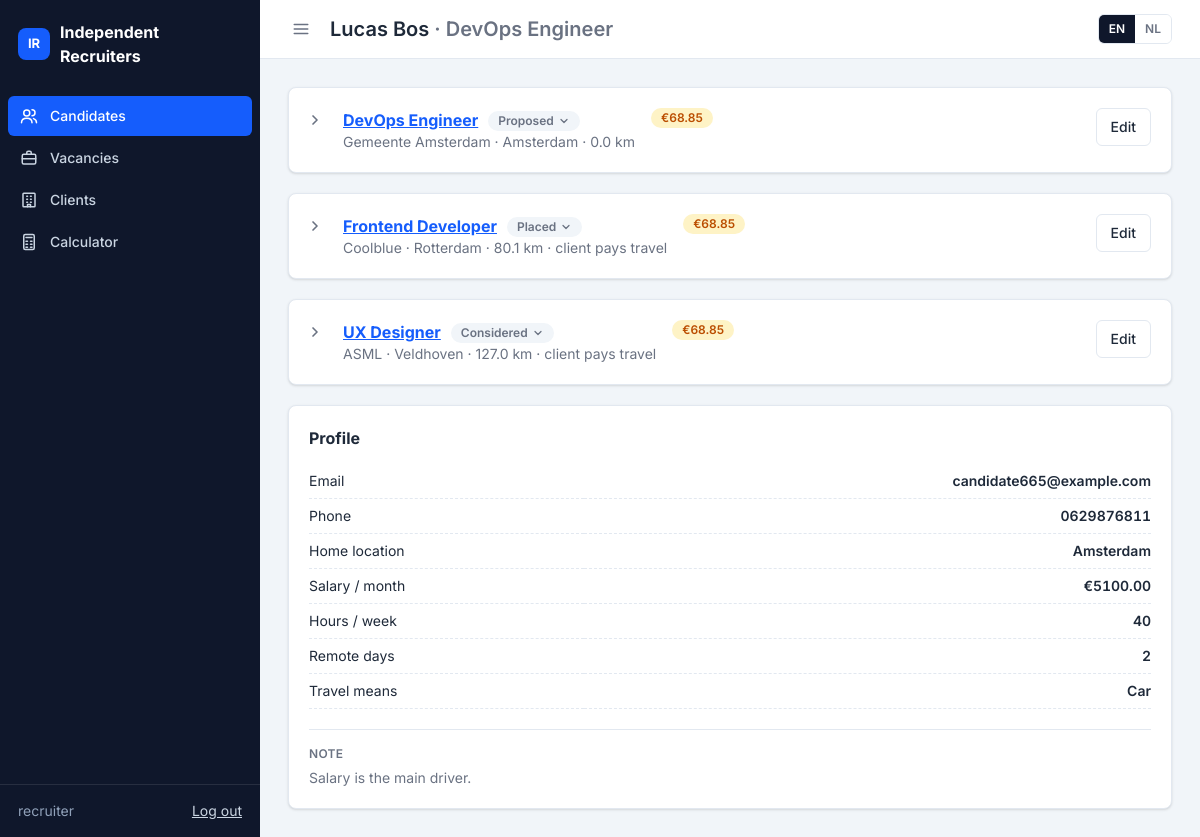
Page /candidates/60/ (signed in) on the committed database.
### candidates/models.py (models this page shows, shortened)
class Candidate(models.Model):
    class Status(models.TextChoices):
        INTAKE = "intake", _("Intake")
        AVAILABLE = "available", _("Available")
        PROPOSED = "proposed", _("Proposed")
        PLACED = "placed", _("Placed")
        INACTIVE = "inactive", _("Inactive")
    class Transport(models.TextChoices):
        CAR = "car", _("Car")
        OV = "ov", _("Public transport")
        MANUAL = "manual", _("Manual")
    first_name = models.CharField(_("first name"), max_length=100)
    last_name = models.CharField(_("last name"), max_length=100)
    email = models.EmailField(_("email"), blank=True)
    phone = models.CharField(_("phone"), max_length=30, blank=True)
    city = models.CharField(_("home location"), max_length=150, blank=True,
                            help_text=_("City, postcode or address, used to calculate travel distance"))
    desired_role = models.CharField(_("desired role"), max_length=150, blank=True)
    status = models.CharField(_("status"), max_length=20, choices=Status.choices, default=Status.INTAKE)
    expected_salary_month = models.DecimalField(_("desired gross salary / month (€)"), max_digits=8, decimal_places=2)
    hours_per_week = models.PositiveSmallIntegerField(
        _("desired hours per week"), default=40, validators=[MinValueValidator(1), MaxValueValidator(60)]
    )
    transport_type = models.CharField(_("travel means"), max_length=10, choices=Transport.choices, default=Transport.CAR)
    remote_days_per_week = models.PositiveSmallIntegerField(
        _("remote days / week"), default=0, validators=[MaxValueValidator(5)],
        help_text=_("Used for matching only"),
    )
    travel_per_hour_override = models.DecimalField(
        _("travel costs / hour (€)"), max_digits=6, decimal_places=2, null=True, blank=True,
        validators=[MinValueValidator(0)],
    )
    cost_factor = models.DecimalField(_("cost price factor"), max_digits=4, decimal_places=2, default=Decimal("2.00"))
    margin_per_hour = models.DecimalField(
        _("margin / hour (€)"), max_digits=6, decimal_places=2, default=Decimal("10.00"),
        validators=[MinValueValidator(C.MIN_MARGIN), MaxValueValidator(C.MAX_MARGIN)],
    )
    vacancies = models.ManyToManyField(
        "clients.Vacancy", through="CandidateVacancy", related_name="candidates", verbose_name=_("vacancies"),
    )
    notes = models.TextField(_("notes"), blank=True)
    created_at = models.DateTimeField(auto_now_add=True)
    updated_at = models.DateTimeField(auto_now=True)
    PRICING_FIELD_MAP = {
        "salary_month": "expected_salary_month",
        "hours_per_week": "hours_per_week",
        "cost_factor": "cost_factor",
        "margin": "margin_per_hour",
        "transport_type": "transport_type",
        "remote_days_per_week": "remote_days_per_week",
        "travel_per_hour_override": "travel_per_hour_override",
    }
    LINK_PRICING_FIELD_MAP = {
        "travel_distance_km": "travel_distance_km",
        "client_pays_travel": "client_pays_travel",
    }
    class Meta:
        ordering = ["-created_at"]
        verbose_name = _("candidate")
        verbose_name_plural = _("candidates")
    @property
    def full_name(self):
        return f"{self.first_name} {self.last_name}".strip()
    def pricing_input(self, link=None, vacancy=None, **overrides) -> PricingInput:
        vacancy = link.vacancy if link else vacancy
        data = {engine: getattr(self, model) for engine, model in self.PRICING_FIELD_MAP.items()}
        if link:
            data.update({engine: getattr(link, model) for engine, model in self.LINK_PRICING_FIELD_MAP.items()})
        else:
            data["client_pays_travel"] = bool(vacancy and vacancy.client_pays_travel)
        data.update(
            max_rate=vacancy.max_rate_per_hour if vacancy else None,
            proposed_rate=link.proposed_rate if link else None,
        )
        data.update(overrides)
        return PricingInput(**data)

class CandidateVacancy(models.Model):
    class Status(models.TextChoices):
        CONSIDERED = "considered", _("Considered")
        PROPOSED = "proposed", _("Proposed")
        PLACED = "placed", _("Placed")
        REJECTED = "rejected", _("Rejected")
    candidate = models.ForeignKey(Candidate, on_delete=models.CASCADE, related_name="links")
    vacancy = models.ForeignKey(
        "clients.Vacancy", on_delete=models.CASCADE, related_name="candidate_links", verbose_name=_("vacancy"),
    )
    status = models.CharField(_("status"), max_length=20, choices=Status.choices, default=Status.CONSIDERED)
    travel_distance_km = models.DecimalField(
        _("travel distance one way (km)"), max_digits=6, decimal_places=1, null=True, blank=True,
        help_text=_("Calculated automatically from the home location and the vacancy location"),
    )
    client_pays_travel = models.BooleanField(
        _("client pays travel costs"), default=False,
        help_text=_("Travel costs are then left out of the tariff (defaults to the vacancy's setting)"),
    )
    proposed_rate = models.DecimalField(
        _("proposed tariff / hour (€)"), max_digits=7, decimal_places=2, null=True, blank=True,
        help_text=_("Leave empty to use the advised tariff."),
    )
    created_at = models.DateTimeField(auto_now_add=True)
    class Meta:
        ordering = ["created_at", "pk"]
        constraints = [models.UniqueConstraint(fields=["candidate", "vacancy"], name="unique_candidate_vacancy")]
        verbose_name = _("candidate vacancy")
        verbose_name_plural = _("candidate vacancies")
    @property
    def pricing(self):
        if not hasattr(self, "_pricing_cache"):
            self._pricing_cache = calculate(self.candidate.pricing_input(link=self))
        return self._pricing_cache

### clients/models.py (models this page shows, shortened)
class Vacancy(models.Model):
    client = models.ForeignKey(Client, on_delete=models.CASCADE, related_name="vacancies", verbose_name=_("client"))
    title = models.CharField(_("title"), max_length=200)
    address = models.CharField(_("address / postcode"), max_length=200, blank=True,
                               help_text=_("Work location, used to calculate travel distance"))
    city = models.CharField(_("city"), max_length=100, blank=True)
    max_rate_per_hour = models.DecimalField(_("max client rate / hour (€)"), max_digits=7, decimal_places=2)
    hours_per_week = models.PositiveSmallIntegerField(_("hours per week"), default=40)
    remote_days_allowed = models.PositiveSmallIntegerField(_("remote days allowed"), default=0)
    min_salary = models.DecimalField(_("min salary / month (€)"), max_digits=8, decimal_places=2, null=True, blank=True)
    max_salary = models.DecimalField(_("max salary / month (€)"), max_digits=8, decimal_places=2, null=True, blank=True)
    skills = models.TextField(_("skills / keywords"), blank=True, help_text=_("Comma separated"))
    client_pays_travel = models.BooleanField(
        _("client pays travel costs"), default=False,
        help_text=_("Travel costs are then left out of the tariff"),
    )
    is_open = models.BooleanField(_("open"), default=True)
    class Meta:
        ordering = ["client__name", "title"]
        verbose_name = _("vacancy")
        verbose_name_plural = _("vacancies")
    @property
    def location(self):
        return ", ".join(part for part in (self.address, self.city or self.client.city) if part)

class Client(models.Model):
    name = models.CharField(_("name"), max_length=200)
    industry = models.CharField(_("industry"), max_length=100, blank=True)
    city = models.CharField(_("city"), max_length=100, blank=True)
    contact_name = models.CharField(_("contact name"), max_length=150, blank=True)
    contact_email = models.EmailField(_("contact email"), blank=True)
    class Meta:
        ordering = ["name"]

### candidates/views.py (the view)
# urls.py: path("<int:pk>/", views.candidate_detail, name="detail"),
def candidate_detail(request, pk):
    candidate = get_object_or_404(Candidate.objects.prefetch_related("links__vacancy__client"), pk=pk)
    return render(request, "candidates/detail.html", advisor_panel_context(candidate))

### candidates/templates/candidates/detail.html (shortened to what this page needs)
{% extends "core/base.html" %}
{% load i18n static %}
{% block heading %}{{ candidate.full_name }} <span class="text-gray-500">· {{ candidate.desired_role }}</span>{% endblock %}
{% block content %}
<div class="flex flex-col gap-5">
    {% for entry in links %}
        {% include "pricing/_calculator_panel.html" with link=entry.link options=entry.options collapsed=links|length|add:"-1" %}
    {% empty %}
        <div class="{{ ui.card }} text-gray-500">{% trans "Not linked to a vacancy yet." %} <a href="{% url 'candidates:update' candidate.pk %}">{% trans "Add a vacancy" %}</a></div>
    {% endfor %}
    <div class="{{ ui.card }}">
        <h2 class="{{ ui.h2 }}">{% trans "Profile" %}</h2>
        <table class="{{ ui.kv_table }}">
            <tr><td>{% trans "Email" %}</td><td class="{{ ui.kv_value }}">{{ candidate.email|default:"—" }}</td></tr>
            <tr><td>{% trans "Phone" %}</td><td class="{{ ui.kv_value }}">{{ candidate.phone|default:"—" }}</td></tr>
            <tr><td>{% trans "Home location" %}</td><td class="{{ ui.kv_value }}">{{ candidate.city|default:"—" }}</td></tr>
            <tr><td>{% trans "Salary / month" %}</td><td class="{{ ui.kv_value }}">€{{ candidate.expected_salary_month }}</td></tr>
            <tr><td>{% trans "Hours / week" %}</td><td class="{{ ui.kv_value }}">{{ candidate.hours_per_week }}</td></tr>
            <tr><td>{% trans "Remote days" %}</td><td class="{{ ui.kv_value }}">{{ candidate.remote_days_per_week }}</td></tr>
            <tr><td>{% trans "Travel means" %}</td><td class="{{ ui.kv_value }}">{{ candidate.get_transport_type_display }}</td></tr>
        </table>
        {% if candidate.notes %}
            <div class="mt-5 border-t border-slate-200 pt-4">
                <h3 class="mb-1.5 {{ ui.section_label }}">{% trans "Note" %}</h3>
                <p class="text-gray-500">{{ candidate.notes|linebreaksbr }}</p>
            </div>
        {% endif %}
    </div>
</div>
{% endblock %}

### core/templates/core/base.html (shortened to what this page needs)
{% load static i18n %}<!DOCTYPE html>
{% get_current_language as LANGUAGE_CODE %}
<html lang="{{ LANGUAGE_CODE }}">
<head>
    <link rel="stylesheet" href="https://cdn.datatables.net/2.3.4/css/dataTables.dataTables.css">
    <link rel="stylesheet" href="https://cdn.datatables.net/buttons/3.2.5/css/buttons.dataTables.css">
<link rel="stylesheet" href="{% static 'core/css/app.css' %}">
    <script src="https://cdn.jsdelivr.net/npm/@tailwindcss/browser@4.3.3"></script>
</head>
<body class="bg-slate-100 font-[Inter,system-ui,sans-serif] text-sm text-gray-800 [&_a:not([class])]:text-blue-600 [&_a:not([class])]:underline">
<div class="flex min-h-screen">
    <aside id="sidebar" class="group/sidebar sticky top-0 flex h-screen w-65 shrink-0 flex-col bg-slate-900 text-slate-300 transition-[width,translate] duration-200 lg:data-collapsed:w-16 max-lg:fixed max-lg:z-20 max-lg:-translate-x-full max-lg:data-open:translate-x-0">
        <a class="flex items-center gap-2.5 px-4.5 py-5 text-base font-bold text-white lg:group-data-collapsed/sidebar:justify-center lg:group-data-collapsed/sidebar:px-0" href="{% url 'candidates:list' %}">
            <span class="grid size-8 shrink-0 place-items-center rounded-lg bg-blue-600 text-[13px]">IR</span>
            <span class="lg:group-data-collapsed/sidebar:hidden">Independent<br>Recruiters</span>
        </a>
        <nav class="flex flex-1 flex-col gap-0.5 p-2">
            {% for item in nav_items %}
                <a href="{% url item.url_name %}" class="flex items-center gap-3 rounded-md px-3 py-2.5 font-medium [&>svg]:shrink-0 lg:group-data-collapsed/sidebar:justify-center lg:group-data-collapsed/sidebar:px-0 {% if item.active %}bg-blue-600 text-white{% else %}text-slate-300 hover:bg-slate-800 hover:text-white{% endif %}">
                    {% include "core/_icon.html" with name=item.icon %}
                    <span class="lg:group-data-collapsed/sidebar:hidden">{{ item.label }}</span>
                </a>
            {% endfor %}
        </nav>
        <div class="flex items-center justify-between border-t border-white/10 px-4.5 py-4 lg:group-data-collapsed/sidebar:hidden">
            <span class="text-slate-400">{{ request.user.get_username }}</span>
            <form method="post" action="{% url 'logout' %}">
                <button type="submit" class="cursor-pointer text-slate-300 underline hover:text-white">{% trans "Log out" %}</button>
            </form>
        </div>
    </aside>
    <div class="flex min-w-0 flex-1 flex-col">
        <header class="sticky top-0 z-10 flex items-center gap-4 border-b border-slate-200 bg-white px-4 py-3.5 max-sm:flex-wrap max-sm:gap-y-2.5 lg:px-7">
            <button class="{{ ui.icon_button }}" id="sidebar-toggle" aria-label="{% trans 'Toggle menu' %}">
                {% include "core/_icon.html" with name="menu" %}
            </button>
            <h1 class="min-w-0 flex-1 text-xl font-semibold max-sm:text-lg">{% block heading %}{% endblock %}</h1>
            <div class="flex items-center gap-3 max-sm:contents">
                <form action="{% url 'set_language' %}" method="post" class="flex overflow-hidden rounded-md border border-slate-200">
                    {% get_available_languages as LANGUAGES %}
                    {% for code, name in LANGUAGES %}
                        <button type="submit" name="language" value="{{ code }}"
                                class="cursor-pointer px-2.5 py-1.5 text-xs font-semibold {% if code == LANGUAGE_CODE %}bg-slate-900 text-white{% else %}bg-white text-gray-500 hover:bg-slate-100{% endif %}">{{ code|upper }}</button>
                    {% endfor %}
                </form>
            </div>
        </header>
        <main class="w-full max-w-360 p-4 lg:p-7">
            {% block content %}{% endblock %}
        </main>
    </div>
</div>
    {% trans "Actions" as t_actions %}{% trans "Could not load the form." as t_load %}{% trans "Something went wrong. Please try again." as t_error %}
</body>
</html>

### pricing/templates/pricing/_calculator_panel.html (shortened to what this page needs)
{% load i18n ui %}
{% with p=link.pricing vacancy=link.vacancy %}
<div class="group/card {{ ui.card }}" data-collapsible{% if not collapsed %} data-open{% endif %}>
    <div class="flex flex-wrap items-start gap-x-4 gap-y-2 group-data-open/card:mb-3.5">
        <button type="button" class="{{ ui.icon_button }} -ml-1.5 shrink-0" data-collapse-toggle aria-expanded="{{ collapsed|yesno:'false,true' }}" aria-label="{% trans 'Show calculation' %}">
            <svg class="size-4 -rotate-90 transition group-data-open/card:rotate-0" viewBox="0 0 24 24" fill="none" stroke="currentColor" stroke-width="2.5" stroke-linecap="round" stroke-linejoin="round" aria-hidden="true"><path d="m6 9 6 6 6-6"/></svg>
        </button>
        <div class="min-w-0">
            <div class="flex flex-wrap items-center gap-x-2.5 gap-y-1">
                <h2 class="text-base font-bold"><a href="{% url 'clients:detail' vacancy.pk %}">{{ vacancy.title }}</a></h2>
                <details class="group/status relative" data-dropdown>
                    <summary class="{{ ui.badge.unknown }} inline-flex cursor-pointer list-none items-center gap-1 hover:bg-slate-200 group-open/status:bg-slate-200 [&::-webkit-details-marker]:hidden" title="{% trans 'Change status' %}">
                        {{ link.get_status_display }}
                        <svg class="size-3 transition group-open/status:rotate-180" viewBox="0 0 24 24" fill="none" stroke="currentColor" stroke-width="2.5" stroke-linecap="round" stroke-linejoin="round" aria-hidden="true"><path d="m6 9 6 6 6-6"/></svg>
                    </summary>
                </details>
            </div>
            <p class="text-gray-500">
                {{ vacancy.client.name }} · {{ vacancy.location|default:"—" }} ·
                {% if link.travel_distance_km is not None %}{{ link.travel_distance_km }} km{% else %}{% trans "distance unknown" %}{% endif %}{% if link.client_pays_travel %} · {% trans "client pays travel" %}{% endif %}
            </p>
        </div>
        <span class="{{ p.budget_status|badge }} group-data-open/card:hidden" title="{% trans 'Advised tariff' %}">€{{ p.advised_rate }}</span>
        <a class="ml-auto {{ ui.btn_secondary }}" href="{% url 'candidates:update' link.candidate_id %}">{% trans "Edit" %}</a>
    </div>
        {% trans "Cost price" as label %}{% trans "How is the cost price calculated?" as hint %}
</div>
{% endwith %}

### rows in the picture
Candidate: full_name "Lucas Bos", desired_role "DevOps Engineer", email "candidate665@example.com", phone "0629876811", city "Amsterdam", expected_salary_month "5100.00", hours_per_week "40", remote_days_per_week "2", transport_type "Car", notes "Salary is the main driver."
CandidateVacancy: status "Proposed", travel_distance_km "0.0", advised_rate "68.85"
Vacancy: title "DevOps Engineer", client.name "Gemeente Amsterdam", location "Amsterdam"
CandidateVacancy: status "Placed", travel_distance_km "80.1", advised_rate "68.85"
Vacancy: title "Frontend Developer", client.name "Coolblue", location "Rotterdam"
CandidateVacancy: status "Considered", travel_distance_km "127.0", advised_rate "68.85"
Vacancy: title "UX Designer", client.name "ASML", location "Veldhoven"

### other values in the picture
{{ item.label }} "Candidates" "Vacancies" "Clients" "Calculator"
{{ request.user.get_username }} "recruiter"
{{ code|upper }} "EN" "NL"
